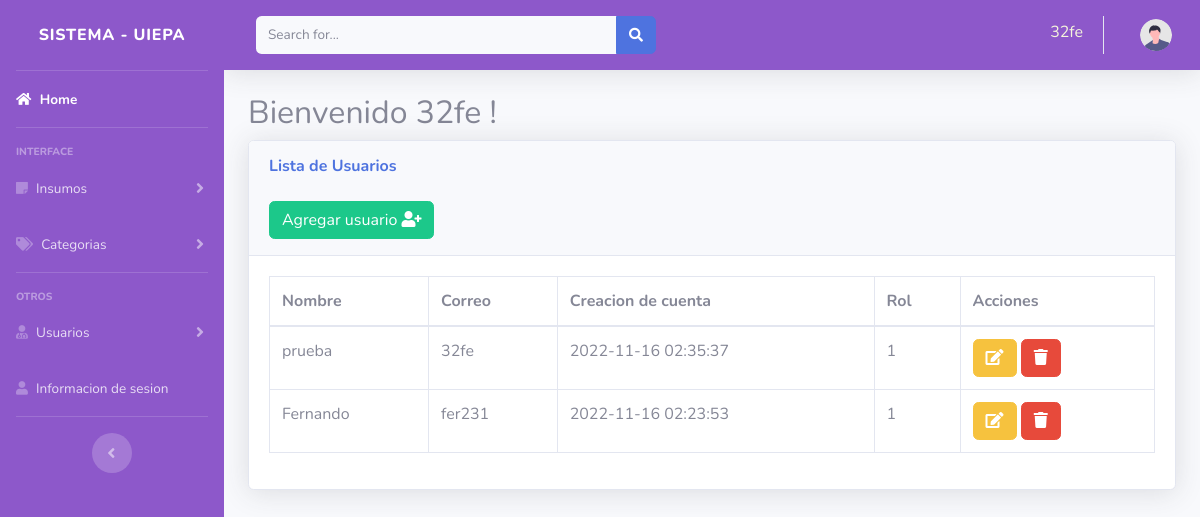
/views/usuarios.php (signed in), run on the app's committed database.
### tables this page shows
CREATE TABLE `usuarios` (
  `id` int(11) NOT NULL,
  `nombre` varchar(150) NOT NULL,
  `username` varchar(100) NOT NULL,
  `password` varchar(100) NOT NULL,
  `fecha` timestamp NOT NULL DEFAULT current_timestamp() ON UPDATE current_timestamp(),
  `rol_id` int(11) NOT NULL
);

### views/usuarios.php (the view, shortened to what this page needs)
<!DOCTYPE html>
<html lang="en">
<head>
</head>
<?php include "../includes/header.php";?>
<body id="page-top">
                <div class="container-fluid">
                <h2 class="subtitle">Bienvenido <?php echo $_SESSION['user']?> !</h2>
                    <div class="card shadow mb-4">
                        <div class="card-header py-3">
                            <h6 class="m-0 font-weight-bold text-primary">Lista de Usuarios</h6>
                            <br>
                            <button type="button" class="btn btn-success" data-toggle="modal" data-target="#user">
				            <span class="glyphicon glyphicon-plus"></span> Agregar usuario  <i class="fa fa-user-plus"></i> </a></button>
                        </div>
                        <div class="card-body">
                            <div class="table-responsive">
                                <table class="table table-bordered" id="dataTable" width="100%" cellspacing="0">
                                    <thead>
                                        <tr>
                                            <th>Nombre</th>
                                            <th>Correo</th>
                                            <th>Creacion de cuenta</th>
                                            <th>Rol</th>
                                            <th>Acciones</th>
                                        </tr>
                                    </thead>
                                    <tbody id="user_table">
                                        <?php
                                            require_once ("../includes/db.php");
                                            $result=mysqli_query($conexion,"SELECT * FROM usuarios ");
                                            while ($fila = mysqli_fetch_assoc($result)):
                                        ?>
                                                    <tr>
            <td id="nombre"><?php echo $fila['nombre']; ?></td>
            <td id="correo"><?php echo $fila['username']; ?></td>
            <td id="fecha"><?php echo $fila['fecha']; ?></td>
            <td id="rol"><?php echo $fila['rol_id']; ?></td>
            <td>
            <a href="editUser.php?accion=edit_users&id=<?php echo $fila['id']?>" class="btn btn-warning" id="editForm">
            <i class="fa fa-edit "></i> </a>
            <a href="../includes/functions.php?accion=delete_users&id=<?php echo $fila['id'] ?> " class="btn btn-danger btn-del" id="deleteForm">
            <i  class="fa fa-trash "></i></a></button>
            </td>
            </tr>
            <?php endwhile;?>
                                    </tbody>
                                </table>
                            </div>
                        </div>
                    </div>
                </div>
            <?php include "registro.php";?>
</body>
</html>

### data on the page
usuarios: nombre "prueba", username "32fe", fecha "2022-11-16 02:35:37", rol "1"
usuarios: nombre "Fernando", username "fer231", fecha "2022-11-16 02:23:53", rol "1"

### other printed values
$_SESSION['user'] "32fe"
